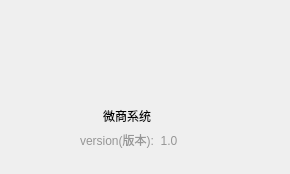
<?xml version="1.0" encoding="UTF-8"?>
<ui version="4.0">
 <class>DeveloperDemo</class>
 <widget class="QWidget" name="DeveloperDemo">
  <property name="geometry">
   <rect>
    <x>0</x>
    <y>0</y>
    <width>290</width>
    <height>174</height>
   </rect>
  </property>
  <property name="windowTitle">
   <string>Form</string>
  </property>
  <property name="styleSheet">
   <string notr="true">QWidget
{
	qradialgradient(spread:repeat, cx:0.5, cy:0.5, radius:0.077, fx:0.5, fy:0.5, stop:0 rgba(0, 169, 255, 147), stop:0.497326 rgba(0, 0, 0, 147), stop:1 rgba(0, 169, 255, 147))
}</string>
  </property>
  <widget class="QLabel" name="DevVersion">
   <property name="geometry">
    <rect>
     <x>80</x>
     <y>130</y>
     <width>140</width>
     <height>20</height>
    </rect>
   </property>
   <property name="styleSheet">
    <string notr="true">font: pt &quot;Consolas&quot;;
color:rgb(150, 150, 150);</string>
   </property>
   <property name="text">
    <string>version(版本):  1.0</string>
   </property>
  </widget>
  <widget class="QLabel" name="DeveloperName">
   <property name="geometry">
    <rect>
     <x>100</x>
     <y>10</y>
     <width>90</width>
     <height>91</height>
    </rect>
   </property>
   <property name="text">
    <string/>
   </property>
  </widget>
  <widget class="QLabel" name="label">
   <property name="geometry">
    <rect>
     <x>103</x>
     <y>100</y>
     <width>81</width>
     <height>31</height>
    </rect>
   </property>
   <property name="styleSheet">
    <string notr="true">font: 14pt &quot;HarmonyOS Sans SC&quot;;</string>
   </property>
   <property name="text">
    <string>微商系统</string>
   </property>
  </widget>
 </widget>
 <resources/>
 <connections/>
</ui>
